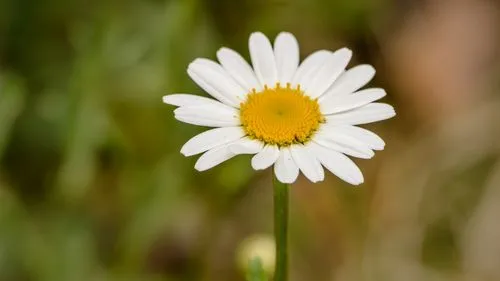
#> input picture 50days/img.png, 500 x 281 px
$ python class26.py
#> lines starting #> are read from the running program, lines starting #| are printed output that depends on the picture
#!/usr/bin/env python
# -*- coding:utf-8 -*-
# @Time  : 2022/12/14 17:07
# @Author: Ylei
# @File  : class26.py
# @Topic ：用python处理图像

from PIL import Image
from PIL import ImageFilter

image = Image.open('img.png')
#> image is the input picture: PIL image 500x281 RGB; mean R, G, B 119.5, 110.4, 56
print(image.format)
#| PNG
print(image.size)
#| (500, 281)
print(image.mode)
#| RGB
# [4 lines of commented-out code are left out]

he_image = Image.open('img_1.png')
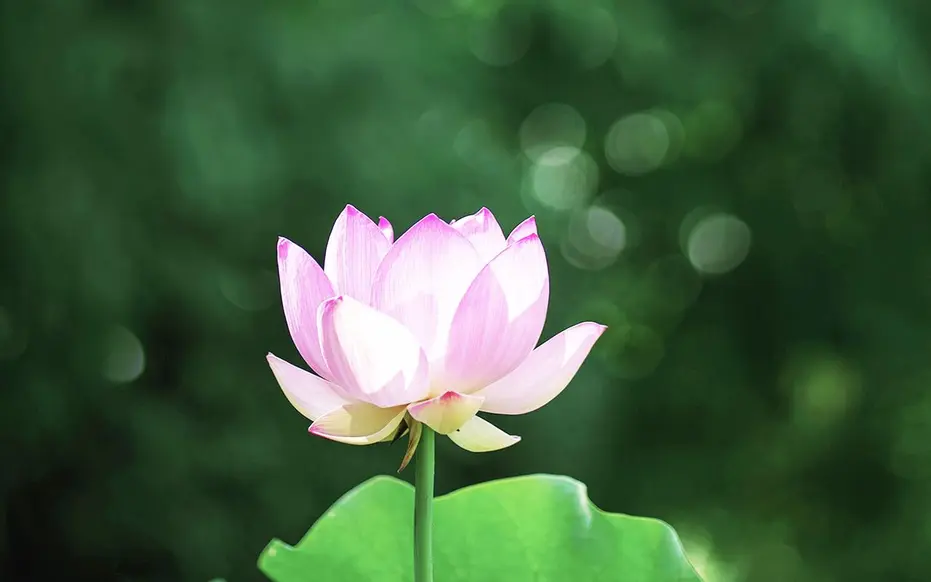
#> input picture 50days/img_1.png, 931 x 582 px
#> he_image is the input picture: PIL image 931x582 RGB; mean R, G, B 63.6, 93.6, 61.4
image_part = image.crop((80, 20, 210, 210))
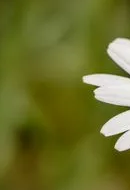
#> image_part: PIL image 130x190 RGB; mean R, G, B 107.7, 111, 42.5
width, height = image_part.size
#> width = 130; height = 190
he_image.paste(image_part.resize((int(width / 1.5), int(height / 1.5))), (172, 40))
# [11 lines of commented-out code are left out]

image.filter(ImageFilter.CONTOUR).show()
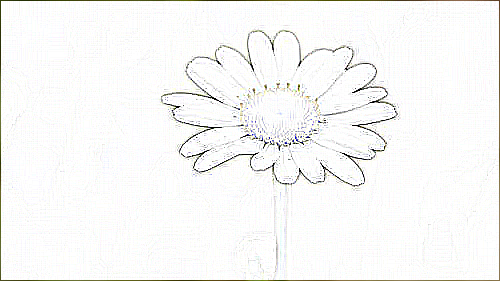
#> shown: PIL image 500x281 RGB; mean R, G, B 247.6, 247.6, 246.6
